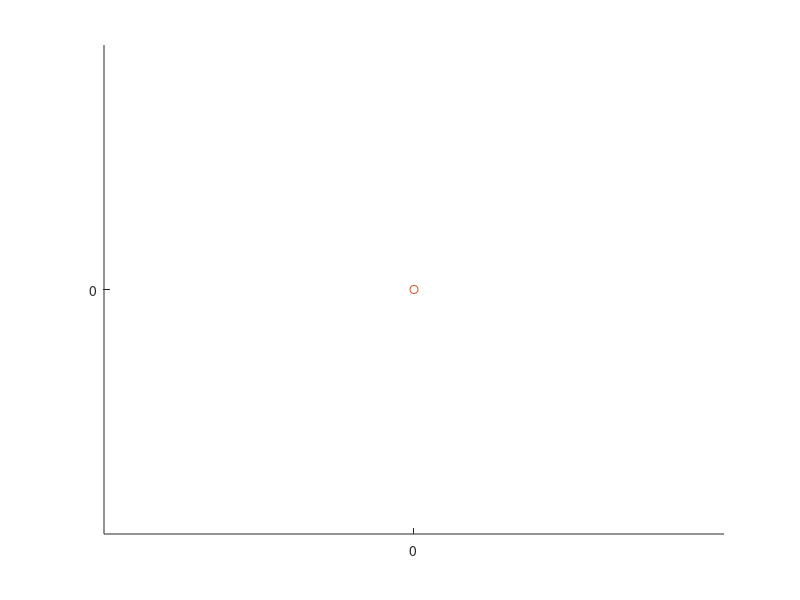

This chart was generated by the following MATLAB code: (Note: this script raises an error after producing the figure.)
clc; clear; close all;
%
neq=2; mu=-0.05; b=-1; omega=1;

% sub
% mu=-0.1;
p = [-1 0 1 0 mu 0];
r = roots(p);
r2=r(3);
r1=r(5);
r=r1;
om=1;
% b=1;
omEff=om+b*r^2;
f=omEff/2/pi;
T=1/f;
%
np=50;
dt=T/(np-1);
g=zeros(2*np+1,1);
gstab=zeros(2*np,1);
J=zeros(2*np+1);
Jstab=zeros(2*np);
% J2=zeros(2*np);
u=zeros(2*np+1,1)+T;
% r=sqrt(-mu)
% r=0.05

phi0=0;%pi/8;
x=r*cos(linspace(phi0+0,phi0+2*pi,np)); %x=x+rand(1,length(x)).*x*0.1;
y=r*sin(linspace(phi0+0,phi0+2*pi,np)); %y=y+rand(1,length(y)).*y*0.1;
%
% x=r*cos(linspace(0,2*pi,np+1)); %x=x+rand(1,length(x)).*x*0.1;
% y=r*sin(linspace(0,2*pi,np+1)); %y=y+rand(1,length(y)).*y*0.1;
%
u(1:2:end-1)=x(1:end); u(2:2:end-1)=y(1:end);
% plot(x,y); axis equal;

uM=[];
uM=[uM,u];
%
% calc J and g
 for i=1:10
    for ip=1:np-1
    x=u(ip*2-1); y=u(ip*2); r=sqrt(x^2+y^2);
    ixp=mod(ip*2-1+neq-1,neq*np)+1; iyp=ixp+1;
    ixm=mod(ip*2-1-neq-1,neq*np)+1-neq*((ip*2-1-neq-1)<0); iym=ixm+1;
    
    xNext=u(ixp); yNext=u(iyp);
    xPrev=u(ixm); yPrev=u(iym);
    
    T=u(2*np+1); %dt=T/np; 
    ds=1/(np-1);
%     T=T; dt=T/np; ds=1/np;
    g(ip*2-1)=T*((mu+r^2-r^4)*x-y*(omega+b*r^2))+(xPrev-xNext)/ds/2;
    g(ip*2)=T*((mu+r^2-r^4)*y+x*(omega+b*r^2))+(yPrev-yNext)/ds/2;
    
    
    
    J(ip*2-1,ip*2-1)=T*((mu+r^2-r^4)+x*(2*x-2*r^2*2*x)-y*b*2*x);
    J(ip*2-1,ip*2)=T*(x*(2*y-2*r^2*2*y)-(omega+b*r^2)-y*(2*b*y));
    J(ip*2-1,ixp)=-1/ds/2;
    J(ip*2-1,ixm)=1/ds/2;
  
    J(ip*2,ip*2-1)=T*(y*(2*x-2*r^2*2*x)+(omega+b*r^2)+x*(2*b*x));
    J(ip*2,ip*2)=T*((mu+r^2-r^4)+y*(2*y-2*r^2*2*y)+x*b*2*y);
    J(ip*2,iyp)=-1/ds/2;
    J(ip*2,iym)=1/ds/2;

    %last column
    J(ip*2-1,end)=((mu+r^2-r^4)*x-y*(omega+b*r^2));
    J(ip*2,end)=((mu+r^2-r^4)*y+x*(omega+b*r^2));
  
    %jstab
% T=1;
% gstab(ip*2-1)=T*((mu+r^2-r^4)*x-y*(omega+b*r^2));
%     gstab(ip*2)=T*((mu+r^2-r^4)*y+x*(omega+b*r^2));
% 
%     Jstab(ip*2-1,ip*2-1)=T*((mu+r^2-r^4)+x*(2*x-2*r^2*2*x)-y*b*2*x);
%     Jstab(ip*2-1,ip*2)=T*(x*(2*y-2*r^2*2*y)-(omega+b*r^2)-y*(2*b*y));
% % %     J(ip*2-1,mod(ip*2-1+neq-1,neq*np)+1)=-1/ds/2;
% %     J(ip*2-1,mod(ip*2-1-neq-1,neq*np)+1)=1/ds/2;
%   
%     Jstab(ip*2,ip*2-1)=T*(y*(2*x-2*r^2*2*x)+(omega+b*r^2)+x*(2*b*x));
%     Jstab(ip*2,ip*2)=T*((mu+r^2-r^4)+y*(2*y-2*r^2*2*y)+x*b*2*y);
% %     J(ip*2,mod(ip*2+neq-1,neq*np)+1)=-1/ds/2;
% %     J(ip*2,mod(ip*2-neq-1,neq*np)+1)=1/ds/2;
% 
% %     %last column
% %     J(ip*2-1,end)=((mu+r^2-r^4)*x-y*(omega+b*r^2));
% %     J(ip*2,end)=((mu+r^2-r^4)*y+x*(omega+b*r^2));
% %   
%     
    end

    ip=np;
    x=u(ip*2-1); y=u(ip*2); r=sqrt(x^2+y^2);
    ix=ip*2-1; iy=ix+1;
    ixp=mod(ip*2-1+neq-1,neq*np)+1; iyp=ixp+1;
    ixm=mod(ip*2-1-neq-1,neq*np)+1-neq*((ip*2-1-neq-1)<0); iym=ixm+1;
    
%     xNext=u(mod(ip*2-1+neq-1,neq*np)+1); yNext=u(mod(ip*2+neq-1,neq*np)+1);
%     xNextNext=u(mod(ip*2-1+neq+neq-1,neq*np)+1); yNext=u(mod(ip*2+neq-1,neq*np)+1);
%     xPrev=u(mod(ip*2-1-neq-1,neq*np)+1); yPrev=u(mod(ip*2-neq-1,neq*np)+1);
    T=u(2*np+1); 
%     dt=T/np; 
ds=1/(np-1);
%     T=T; dt=T/np; ds=1/np;
%     g(ix)=T*((mu+r^2-r^4)*x-y*(omega+b*r^2))+(u(ixm)-u(ixp))/ds/2;
%     g(iy)=T*((mu+r^2-r^4)*y+x*(omega+b*r^2))+(u(iym)-u(iyp))/ds/2;

    g(ix)=u(ix)-u(1);
    g(iy)=u(iy)-u(2);
    
  J(ix,ix)=1; J(ix,1)=-1; 
  J(iy,iy)=1; J(iy,2)=-1; 
    
%     J(ip*2-1,ip*2-1)=T*((mu+r^2-r^4)+x*(2*x-2*r^2*2*x)-y*b*2*x);
%     J(ip*2-1,ip*2)=T*(x*(2*y-2*r^2*2*y)-(omega+b*r^2)-y*(2*b*y));
%     J(ip*2-1,mod(ip*2-1+neq-1,neq*np)+1)=-1/ds/2;
%     J(ip*2-1,mod(ip*2-1-neq-1,neq*np)+1)=1/ds/2;
%   
%     J(ip*2,ip*2-1)=T*(y*(2*x-2*r^2*2*x)+(omega+b*r^2)+x*(2*b*x));
%     J(ip*2,ip*2)=T*((mu+r^2-r^4)+y*(2*y-2*r^2*2*y)+x*b*2*y);
%     J(ip*2,mod(ip*2+neq-1,neq*np)+1)=-1/ds/2;
%     J(ip*2,mod(ip*2-neq-1,neq*np)+1)=1/ds/2;

    %last column
%     J(ip*2-1,2*np+1)=((mu+r^2-r^4)*x-y*(omega+b*r^2));
%     J(ip*2,2*np+1)=((mu+r^2-r^4)*y+x*(omega+b*r^2));
    
%     %jstab
% T=1;
%   gstab(ip*2-1)=T*((mu+r^2-r^4)*x-y*(omega+b*r^2));
%     gstab(ip*2)=T*((mu+r^2-r^4)*y+x*(omega+b*r^2));
%     Jstab(ip*2-1,ip*2-1)=T*((mu+r^2-r^4)+x*(2*x-2*r^2*2*x)-y*b*2*x);
%     Jstab(ip*2-1,ip*2)=T*(x*(2*y-2*r^2*2*y)-(omega+b*r^2)-y*(2*b*y));
% % %     J(ip*2-1,mod(ip*2-1+neq-1,neq*np)+1)=-1/ds/2;
% %     J(ip*2-1,mod(ip*2-1-neq-1,neq*np)+1)=1/ds/2;
%   
%     Jstab(ip*2,ip*2-1)=T*(y*(2*x-2*r^2*2*x)+(omega+b*r^2)+x*(2*b*x));
%     Jstab(ip*2,ip*2)=T*((mu+r^2-r^4)+y*(2*y-2*r^2*2*y)+x*b*2*y);
% %     J(ip*2,mod(ip*2+neq-1,neq*np)+1)=-1/ds/2;
% %     J(ip*2,mod(ip*2-neq-1,neq*np)+1)=1/ds/2;
% 

    % last row
%     g(2*np+1)=(x-xNextNext)/ds/2;
%     J(2*np+1,mod(ip*2-1+neq*2-1,neq*np)+1)=-1/ds/2;
%     J(2*np+1,mod(ip*2-1-1,neq*np)+1)=1/ds/2;
    
    g(2*np+1)=(u(ix)-u(ixm))/ds;
    J(2*np+1,ix)=1/ds;
    J(2*np+1,ixm)=-1/ds;
%     
%  % last row
%     g(2*np+1)=y;
%     J(2*np+1,2*np)=1;
% %     J(2*np+1,mod(ip*2-neq-1,neq*np)+1)=1/ds/2;



    %
    du=-J\g;
   
    norm(du)
    u=u+du;
    uM=[uM,u];
 end
%%
hold on;
% u=u-du2;
axis equal;
plot(u(1:2:end-1),u(2:2:end-1)); 
plot(u(1),u(2),'o');
plot(u(end-2),u(end-1),'sq');
% u=u1; plot(u(1:2:end-1),u(2:2:end-1))
% u=u2; plot(u(1:2:end-1),u(2:2:end-1))

% plot(u(1:2:end)+utang(1:2:end),u(2:2:end)+utang(2:2:end))
% plot([u(1:2:end), u(1:2:end)+utang(1:2:end)]',[u(2:2:end),u(2:2:end)+utang(2:2:end)]'); axis equal
% plot([u(1:2:end), u(1:2:end)+du(1:2:end)]',[u(2:2:end),u(2:2:end)+du(2:2:end)]','-o'); axis equal
% plot([u(1:2:end), u(1:2:end)+du(1:2:end)]',[u(2:2:end),u(2:2:end)+du(2:2:end)]','-x'); 
grid on; grid minor; axis equal;
xlabel("x"), ylabel("y"); title("subHopf mu=-0.05; b=-1; omega=1"); %legend("lambda = -1.6944","lambda = 0.0944")
% exportgraphics(gcf,"subHopfstab11.png","resolution",150);
% close all;

%% new stab - first ti
 
% g(ip*2-1)=T*((mu+r^2-r^4)*x-y*(omega+b*r^2))+(xPrev-xNext)/ds/2;
%     g(ip*2)=T*((mu+r^2-r^4)*y+x*(omega+b*r^2))+(yPrev-yNext)/ds/2;
%     
% subHopf = @(t,x) [(mu+(x(1)^2+x(2)^2)^2-(x(1)^2+x(2)^2)^4)*x(1)-x(2)*(omega+b*(x(1)^2+x(2)^2)^2);
%     (mu+(x(1)^2+x(2)^2)^2-(x(1)^2+x(2)^2)^4)*x(2)+x(1)*(omega+b*(x(1)^2+x(2)^2)^2)]; % Anonymous Function
 [t,X] = rk4(@subhopfp, 10*np,T/(np-1),mu,b,om,0,[r;0],[0;0]);
% T=1/0.868; [t,X] = ode45(lorenz, [0 :T/(np):1*T], [-5.6775    2.1838  134.4854]);
% plot3(X(:,1),X(:,2),X(:,3))
X=X';
close all;
hold on; 
plot(X(:,1),X(:,2))
plot(X(1,1),X(1,2),'-o')
plot(X(end,1),X(end,2),'-sq')
axis equal; axis square;

%%
close all
plot(t,sqrt(X(:,1).^2+X(:,2).^2)); hold on;
plot(t,(t+1)./(t+1)*r)

%% floquet
close all;
rr=sqrt(X(:,1).^2+X(:,2).^2);
semilogy(t,abs(rr-r)); hold on;
%%
close all;
rl=log(abs(rr-r)); b=abs(rl)<inf; b(1:1000)=0;
a=polyfit(t(b),rl(b),1);
plot(t,rl); hold on;
plot(t,a(1)*t+a(2))

%% Fairgrieve part
A=J;
B(np*neq,np*neq)=1; B(np*neq-1,np*neq-1)=1;  B(np*neq+1,np*neq+1)=0; B=sparse(B);
evs=eigs(A,B,neq,"smallestabs")
% lam=1./(1-evs) % one of lambda should be 1
% exp=1./T*log(abs(lam))


%% old stab
% n=gstab/norm(gstab);
n=reshape(reshape(gstab,[neq,np])./vecnorm(reshape(gstab,[neq,np])),[neq*np,1]);
P=eye(length(gstab))-n*n';
mask=[];
for i=1:np
mask=blkdiag(mask,ones(2,2));
end
P=P.*mask;

close all;
A=P*Jstab*P';
% A=Jstab;
% A=1/2*(Jstab+transpose(Jstab));
% A=J;
% A=J(1:end-1,1:end-1);
% B=eye(length(u));
% B(end,end)=0;
% ev=eig(A,B); plot(ev,'x'); grid on; hold on;
[evc,ev]=eig(A); ev=diag(ev); plot(real(ev),imag(ev),'o'); grid on; hold on; ev

%

%
% iev=1;
% ip=7;
% % iiev=iev+(ip-1)*2;
% iiev=1;
% % utang=evc(:,);
% utang=evc(:,iiev);
% 
% % ustab=u(1:end-1);
% 
% % utang=Jstab*ustab*0.1;
% 
% hold on;
% axis equal;
% plot(u(1:2:end-1),u(2:2:end-1));
% plot(u(1:2:end-1)+utang(1:2:end),u(2:2:end-1)+utang(2:2:end));
% plot([u(1:2:end-1)';u(1:2:end-1)'+utang(1:2:end)'],[u(2:2:end-1)';u(2:2:end-1)'+utang(2:2:end)']);
% % iiev=38; utang=evc(:,iiev); plot([u(1:2:end-1)';u(1:2:end-1)'+utang(1:2:end)'],[u(2:2:end-1)';u(2:2:end-1)'+utang(2:2:end)']);
% title("ip: "+num2str(ip)+" iev: "+num2str(iev)+" lam: "+num2str(ev(iiev)))

% utang=gstab;
% plot([u(1:2:end-1)';u(1:2:end-1)'+utang(1:2:end)'],[u(2:2:end-1)';u(2:2:end-1)'+utang(2:2:end)']);

% maybe global
clc; close all;
% JJ=eye(np*neq)+dt*A;
JJ=P+dt*A;

Jglob=eye(2);
for i=1:np
    Jglob=(JJ(1+(i-1)*neq:2+(i-1)*neq,1+(i-1)*neq:2+(i-1)*neq))*Jglob;
end
eig(Jglob)
exp(u(end)*max(ev))
